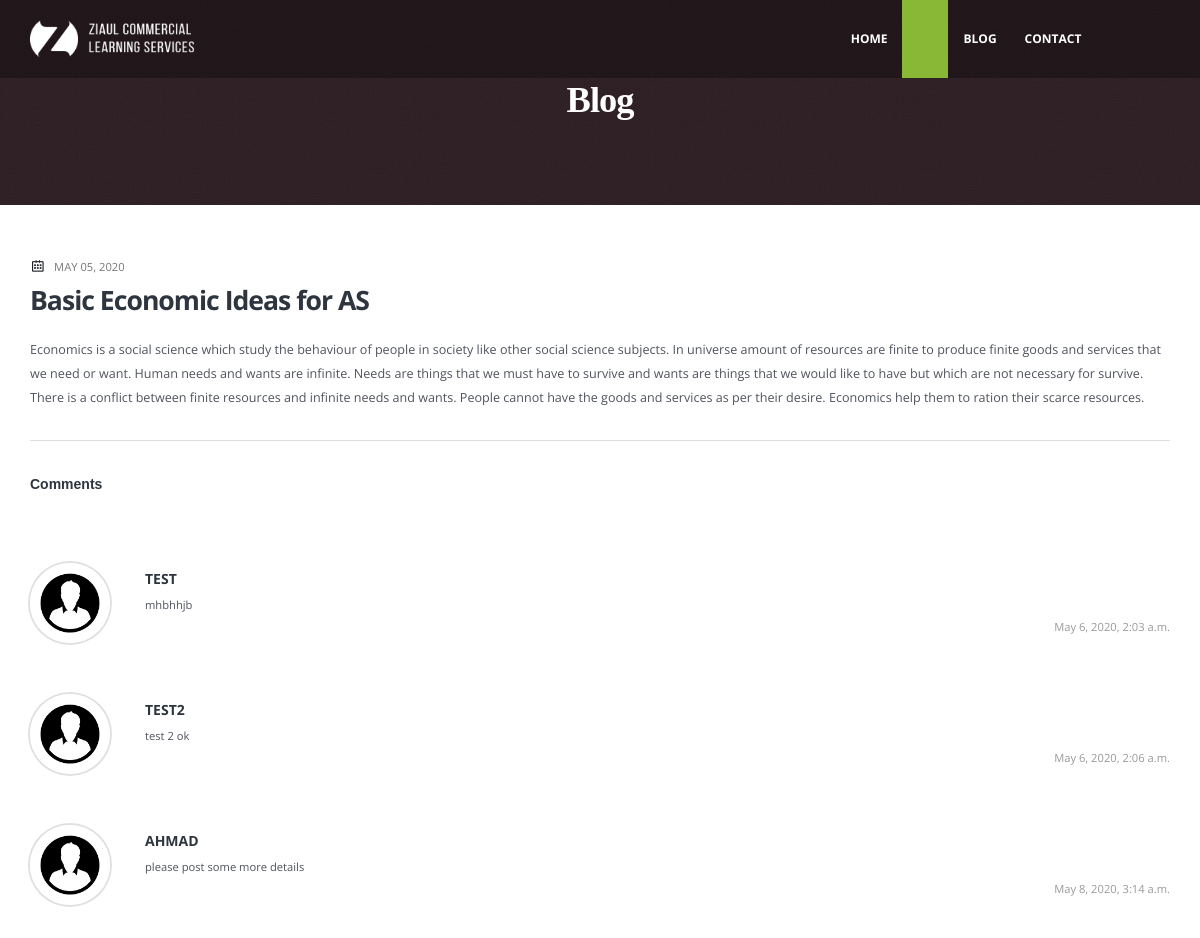
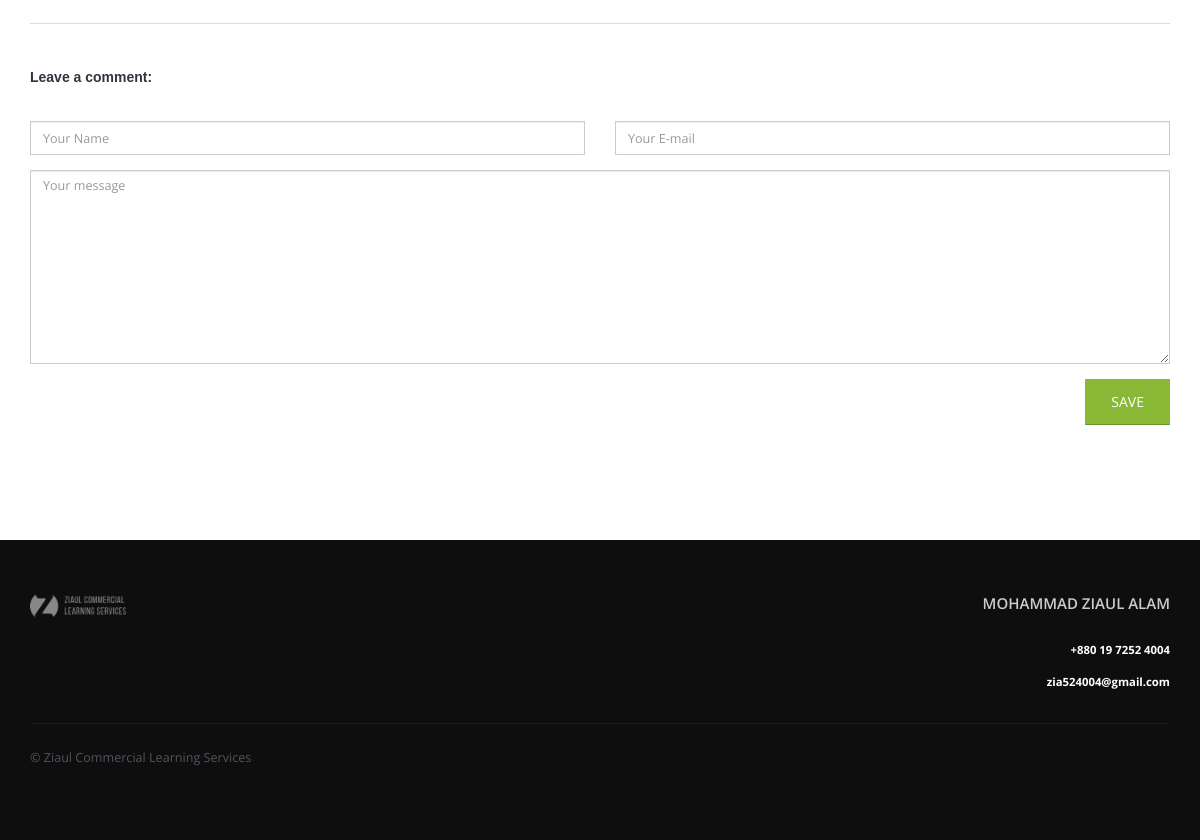
Screenshot of /blog-details/5/ with the database file from the repository (2 pictures, top to bottom).
### myBlogs/models.py (models this page shows, shortened)
class myBlog(models.Model):
	title 		= models.CharField(max_length = 120)
	description = models.TextField(blank = True, null=True)
	images        = models.ImageField(null = True, blank = True)
	date        = models.DateTimeField(default=datetime.now, blank=True)

### blogComment/models.py (models this page shows, shortened)
class blogComment(models.Model):
	blog_id		= models.IntegerField()
	comentor_name 		= models.CharField(max_length = 25,blank = True, null=True)
	email 		= models.CharField(max_length = 50,blank = True, null=True)
	message		= models.TextField(blank = True, null=True)
	date        = models.DateTimeField(default=datetime.now, blank=True)

### myBlogs/views.py (the view)
# urls.py: path('blog-details/<int:pk>/', blog_details_view, name='blog-details_with_pk'),
def blog_details_view(request, pk=None):
	obj = myBlog.objects.get(pk=pk)
	obj2 = blogComment.objects.filter(blog_id=pk)
	ncs = upload.objects.filter(
	    curriculum='NC_BISE'
	).values('subject').distinct()
	cies = upload.objects.filter(
	    curriculum='CIE'
	).values('subject').distinct()
	edexcels = upload.objects.filter(
	    curriculum='Edexcel'
	).values('subject').distinct()
	ibs = upload.objects.filter(
	    curriculum='IB'
	).values('subject').distinct()
	context = {
	'object' : obj,
	'object2' : obj2,
	'ncs' : ncs,
	'cies' : cies,
	'edexcels' : edexcels,
	'ibs' : ibs
	}
	return render(request, "blog-detail.html", context)

### templates/blog-detail.html (shortened to what this page needs)
{% extends "base.html" %}
{% load static %}
{% block content %}
<link rel="stylesheet" href="{% static 'css/demos/demo-church.css' %}">
	<div class="body">
		<div role="main" class="main">
			<section class="section section-no-border custom-section-padding-4 m-none" style="background: url('img/demos/church/footer-bg.jpg'); background-size: cover;">
				<div class="container">
					<div class="row center">
						<div class="col-md-12">
							<h1 class="text-color-light custom-secondary-font font-weight-bold mb-xs">Blog</h1>
						</div>
					</div>
				</div>
			</section>
			<section class="section section-no-border background-color-light m-none">
					<div class="container">
						<div class="row">
							<div class="col-md-12">
								<article class="custom-post-event background-color-light">
									<span class="custom-thumb-info-post-infos custom-blog-info">
										<ul>
											<li class="text-uppercase font-size-xs">
												<i class="icon-calendar icons"></i>
												{{ object.date|date:"M d, Y" }}
											</li>
										</ul>
									</span>
									<div class="post-event-content">
										<h2 class="font-weight-bold text-color-dark">{{ object.title }}</h2>
										<p>{{ object.description }}</p>
									</div>
									<div class="post-block post-comments custom-xs-ml-none mt-xs clearfix">
										<h4 class="font-weight-bold text-color-dark custom-primary-font font-size-md pt-sm mb-xlg">Comments</h4>
										{% for comment in object2 %}
										<ul class="comments custom-comments-style">
											<li>
												<div class="comment">
													<div class="img-thumbnail custom-thumb-style-1 p-none">
														<img class="avatar" alt="" src="{% static 'img/icons/user.jpg' %}">
													</div>
													<div class="comment-block">
														<span class="comment-by">
															<strong class="text-uppercase text-color-dark">{{ comment.comentor_name }}</strong>
														</span>
														<p class="font-size-xs">{{ comment.message }}</p>
														<span class="date pull-right font-size-xs mb-lg">{{ comment.date }}</span>
													</div>
												</div>
											</li>
										</ul>
										{% endfor %}
									</div>
									<div class="post-block post-leave-comment custom-xs-ml-none pt-none">
										<h4 class="font-weight-bold text-color-dark custom-primary-font font-size-md mt-xlg pt-sm mb-xlg">Leave a comment:</h4>
										<form id="" action="{% url 'comment_create_view' %}" method="POST" class="custom-form-style-1">{% csrf_token %}
											<div class="row">
												<div class="form-group">
													<div class="col-md-6">
														<input type="text" value="" data-msg-required="Please enter your name." maxlength="100" class="form-control" name="comentor_name" id="name" placeholder="Your Name" required>
													</div>
													<div class="col-md-6">
														<input type="email" value="" data-msg-required="Please enter your email address." data-msg-email="Please enter a valid email address." maxlength="100" class="form-control" name="email" id="email" placeholder="Your E-mail" required>
													</div>
												</div>
											</div>
											<div class="row">
												<div class="form-group">
													<div class="col-md-12">
														<textarea maxlength="5000" data-msg-required="Please enter your comment." rows="10" class="form-control" name="message" id="message" placeholder="Your message" required></textarea>
													</div>
												</div>
											</div>
											<div class="row">
												<div class="col-md-12">
													<input type="submit" value="Save" class="btn btn-primary custom-btn-style-1 text-uppercase pull-right" data-loading-text="Loading...">
												</div>
											</div>
										</form>
									</div>
								</article>
							</div>
						</div>
					</div>
				</section>
	</div>
{% endblock %}

### static/css/theme-blog.css (style rules this page uses)
.post-block { border-top: 1px solid #DDD; margin: 15px 0 0 0; padding: 20px 0 15px 0; }
.post-comments { margin-top: 45px; }
ul.comments { list-style: none; margin: 0; padding: 0; }
ul.comments li { clear: both; padding: 10px 0 0 115px; }
ul.comments li img.avatar { height: 80px; width: 80px; }
ul.comments li .img-thumbnail { margin-left: -115px; position: absolute; }
ul.comments li .comment { margin-bottom: 10px; }
ul.comments .comment-block { background: #F4F4F4; border-radius: 5px; padding: 20px 20px 30px; position: relative; }
ul.comments .comment-block p { font-size: 0.9em; line-height: 21px; margin: 0; padding: 0; }
ul.comments .comment-block .comment-by { display: block; font-size: 1em; line-height: 21px; margin: 0; padding: 0 0 5px 0; }
ul.comments .comment-block .date { color: #999; font-size: 0.9em; }
.post-leave-comment { margin-top: 25px; padding-top: 45px; }

### static/css/demos/demo-church.css (style rules this page uses)
h2 { font-size: 1.9em; margin: 0 0 17px 0; }
h4 { font-size: 1.2em; }
p { color: #50545F; }
.img-thumbnail { -webkit-transform: translate(0, 0); -moz-transform: translate(0, 0); -ms-transform: translate(0, 0); -o-transform: translate(0, 0); transform: translate(0, 0); }
.custom-primary-font { font-family: "Sintony", sans-serif !important; }
.custom-secondary-font { font-family: "Playfair Display", serif !important; }
.custom-btn-style-1 { padding: 12px 25px !important; }
.custom-section-padding-4 { padding: 78px 0 !important; }
.custom-form-style-1 .form-control { font-size: 0.9em; }
.custom-post-event { position: relative; }
.custom-post-event .post-event-content p { font-size: 0.9em; }
.custom-thumb-info-post-infos ul { position: relative; padding: 0; margin: 0; }
.custom-thumb-info-post-infos ul:before { content: ''; display: block; position: absolute; top: -20px; left: 50%; width: calc(100% + 60px); border-top: 1px solid #efece8; -webkit-transform: translateX(-50%); -moz-transform: translateX(-50%); -ms-transform: translateX(-50%); -o-transform: translateX(-50%); transform: translateX(-50%); }
.custom-thumb-info-post-infos ul:after { content: ''; display: block; clear: both; }
.custom-thumb-info-post-infos ul li { float: left; list-style: none; width: 50%; font-size: 0.9em; }
.custom-thumb-info-post-infos ul li i { display: inline-block; font-size: 1em; color: #1f222b; font-weight: bold; margin-right: 8px; }
.custom-thumb-info-post-infos.custom-blog-info ul:before { content: none; }
.custom-thumb-info-post-infos.custom-blog-info ul li { margin-left: 2px; }
.custom-thumb-style-1 { border: none; }
.custom-thumb-style-1 img { border-radius: 100% !important; border: 5px solid #FFF; box-shadow: 0px 0px 0px 2px #E0E0E0; }
ul.custom-comments-style li { border-top: 1px solid #DDE5E7; }
@media (min-width: 768px) { ul.custom-comments-style li { padding: 35px 0 0 115px; } }
ul.custom-comments-style > li:first-child { border-top: 0; }
ul.custom-comments-style .comment-block { background: none; padding: 5px 0 20px; }
.custom-form-style-1 .form-group { margin-bottom: 0; }
.custom-form-style-1 .form-group .form-control { margin-bottom: 15px; }

### rows the page displays
myBlog: date "MAY 05, 2020", title "Basic Economic Ideas for AS", description "Economics is a social science which study the behaviour of people in society like other social science subjects. In universe amount of resources are finite to produce finite goods and services that we need or want. Human needs and wants are infinite. Needs are things that we must have to survive and wants are things that we would like to have but which are not necessary for survive. There is a conflict between finite resources and infinite needs and wants. People cannot have the goods and services as per their desire. Economics help them to ration their scarce resources."
blogComment: comentor_name "TEST", message "mhbhhjb", date "May 6, 2020, 2:03 a.m."
blogComment: comentor_name "TEST2", message "test 2 ok", date "May 6, 2020, 2:06 a.m."
blogComment: comentor_name "AHMAD", message "please post some more details", date "May 8, 2020, 3:14 a.m."
